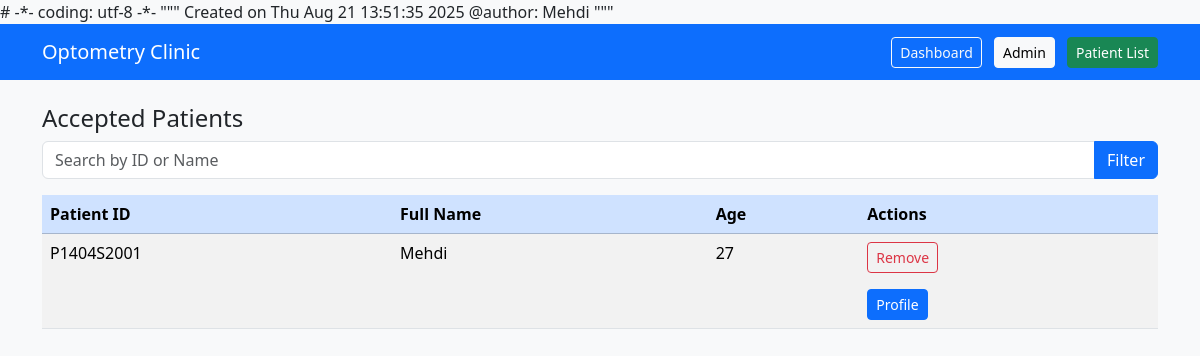
Before: /doctor/patients/ (signed in) with the older database file.
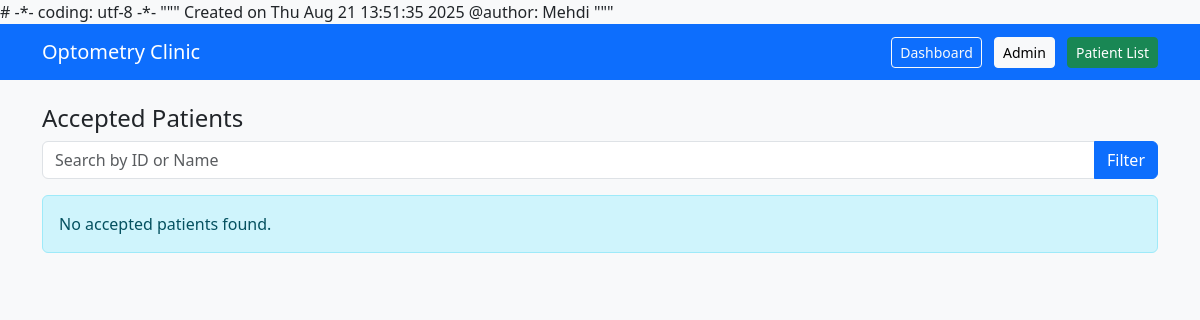
After: the same page with the newer database file.
### secretary/models.py (models this page shows, shortened)
class Patient(models.Model):
    STATUS_CHOICES = [
        ("waiting", "Waiting (Secretary list)"),
        ("accepted", "Accepted (Doctor list)"),
        ("done", "Done (Removed from both lists)"),
    ]
    patient_id = models.CharField(max_length=20, unique=True, editable=False)
    name = models.CharField(max_length=100)
    family_name = models.CharField(max_length=100)
    phone = models.CharField(max_length=15, blank=True, null=True)
    age = models.PositiveIntegerField()
    gender = models.CharField(max_length=1, choices=[('M','Male'),('F','Female')])
    melli_code = models.CharField(max_length=10,unique=True, blank=True, null=True)
    reason = models.TextField()
    status = models.CharField(max_length=20, choices=STATUS_CHOICES, default='waiting')
    created_at = models.DateTimeField(default=timezone.now)  # ✅ Correct

### doctor/views.py (the view)
# urls.py: path('patients/', views.doctor_patient_list, name='doctor_patient_list'),
@permission_required('doctor.view_patient', raise_exception=True)
def doctor_patient_list(request):
    query = request.GET.get('q', '')
    patients = Patient.objects.all().order_by('-id')
    if query:
        patients = patients.filter(Q(name__icontains=query) | Q(patient_id__icontains=query))
    return render(request, "doctor/patient_list.html", {"patients": patients})

### doctor/templates/doctor/patient_list.html (shortened to what this page needs)
<!DOCTYPE html>
<html lang="en">
<head>
  <link href="https://cdn.jsdelivr.net/npm/bootstrap@5.3.3/dist/css/bootstrap.min.css" rel="stylesheet"/>
</head>
<body>
<nav class="navbar navbar-expand-lg navbar-dark bg-primary">
  <div class="container">
    <a class="navbar-brand" href="#">Optometry Clinic</a>
    <div class="ms-auto">
      <a class="btn btn-outline-light btn-sm" href="{% url 'doctor:doctor_dashboard' %}">Dashboard</a>
      <a class="btn btn-light btn-sm ms-2" href="{% url 'admin:index' %}">Admin</a>
      <a class="btn btn-success btn-sm ms-2" href="{% url 'doctor:doctor_patient_list' %}">Patient List</a>
    </div>
  </div>
</nav>
<main class="container py-4">
  <h4>Accepted Patients</h4>
  <form method="GET" class="mb-3">
    <div class="input-group">
      <input type="text" name="q" value="{{ request.GET.q }}" class="form-control" placeholder="Search by ID or Name">
      <button class="btn btn-primary" type="submit">Filter</button>
    </div>
  </form>
  {% if patients %}
  <div class="table-responsive">
    <table class="table table-striped table-hover">
      <thead class="table-primary">
        <tr>
          <th>Patient ID</th>
          <th>Full Name</th>
          <th>Age</th>
          <th>Actions</th>
        </tr>
      </thead>
      <tbody>
        {% for patient in patients %}
        <tr>
          <td>{{ patient.patient_id }}</td>
          <td>{{ patient.name }}</td>
          <td>{{ patient.age }}</td>
          <td class="table-actions">
           <form method="POST" action="{% url 'doctor:delete_patient' patient.id %}">
                <button type="submit" class="btn btn-sm btn-outline-danger"
                        onclick="return confirm('Are you sure you want to delete this patient completely?');">
                    Remove
                </button>
            </form>
            <a href="{% url 'doctor:patient_profile' patient.patient_id %}" class="btn btn-sm btn-primary">Profile</a>
          </td>
        </tr>
        {% endfor %}
      </tbody>
    </table>
  </div>
  {% else %}
    <div class="alert alert-info">No accepted patients found.</div>
  {% endif %}
</main>
</body>
</html>

### doctor/templates/doctor/patient_list.html (style rules this page uses)
body { background-color: #f8f9fa; }

Changed rows visible on the page:
removed Patient: patient_id "P1404S2001", name "Mehdi", age "27"
Other visible differences:
text no longer shown: "Patient ID Full Name Age Actions"
text now shown: "No accepted patients found."
